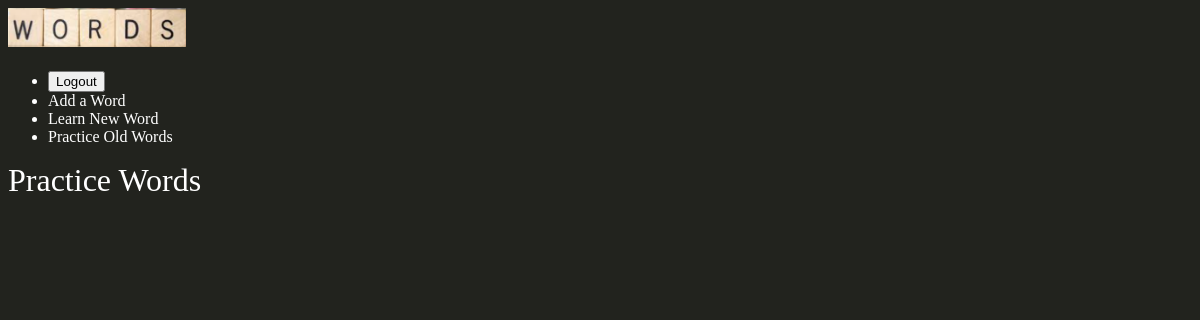
The page /words/practice/ (signed in) on the database as committed earlier.
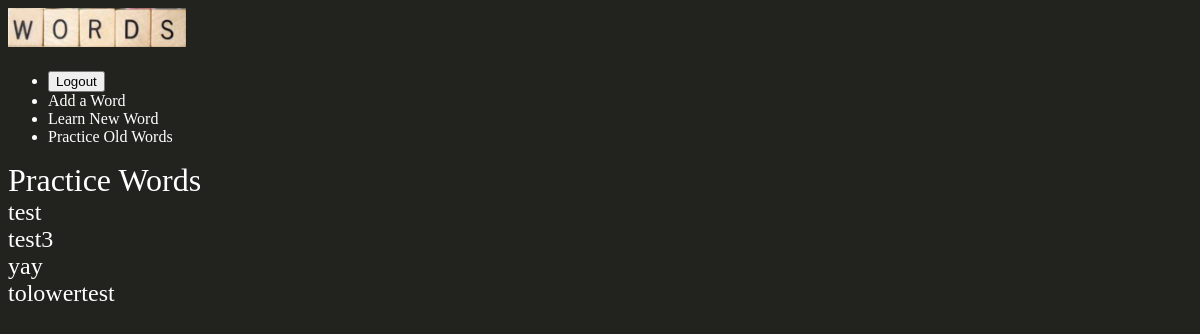
The same page on the database as committed later.
### words/models.py (models this page shows, shortened)
class Learned(models.Model):
    user = models.ForeignKey(User, on_delete=models.CASCADE)
    word = models.ForeignKey(Word, on_delete=models.CASCADE)
    class Meta:
        unique_together = (("user", "word"),)

class Word(models.Model):
    WORD_TYPE = (
        ('academic', ('academic')),
        ('common', ('common')),
        ('slang', ('slang')),
    )
    word = models.CharField(max_length=30)
    definition = models.TextField()
    origins = models.CharField(max_length=30)
    context = models.TextField()
    word_type = models.CharField(max_length=10, choices=WORD_TYPE, default='common')
    slug = models.SlugField()
    thumb = models.ImageField(default='default.png', blank=True)

### words/views.py (the view)
# urls.py: path("practice/", views.practice_word, name="practice"),
@login_required(login_url="/accounts/login/")
def practice_word(request):
    user = request.user
    learned_words = Learned.objects.filter(user=user)
    return render(request, "words/practice_word.html", {'learned_words' : learned_words})

### words/templates/words/practice_word.html
{% extends 'base_layout.html' %}
{% block content %}
    <h1>Practice Words</h1>
    {% for learned_word in learned_words %}
        <div class="word">
            <h2><a href="{% url 'words:detail' slug=learned_word.word.slug %}">{{ learned_word.word.word }}</a></h2>
        </div>
{% endfor %}
{% endblock %}

Rows that differ between the two databases and show on the page:
added Learned: word.word "test"
added Learned: word.word "test3"
added Learned: word.word "yay"
added Learned: word.word "tolowertest"
